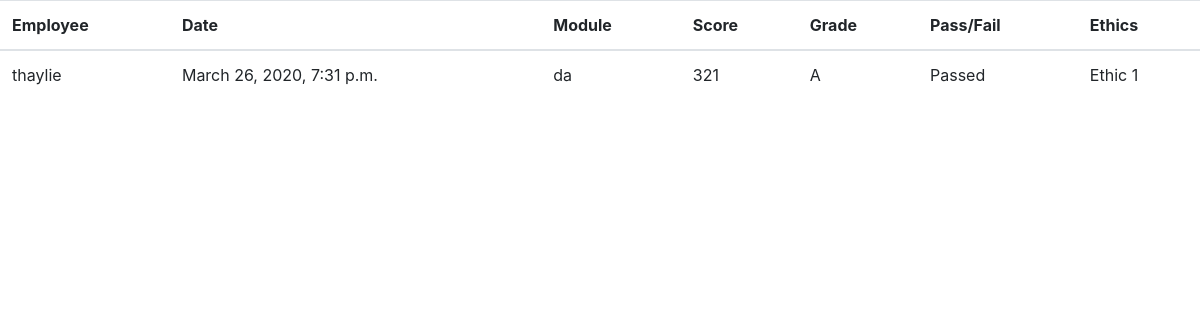
The page /employee/session (signed in) on the database its author committed.
### accounts/models.py (models this page shows, shortened)
class Session(models.Model):
    GRADE_CHOICES = (
        ('A', 'A'),
        ('B', 'B'),
        ('C', 'C')
    )
    PF_CHOICES = (
        ('Passed', 'Passed'),
        ('Failed', 'Failed')
    )
    ETHIC_CHOICES = (
        ('Ethic 1', 'Ethic 1'),
        ('Ethic 2', 'Ethic 2'),
        ('Ethic 3', 'Ethic 3'),
    )
    employee = models.ForeignKey(Employee, on_delete=models.CASCADE)
    module_id = models.ForeignKey(Module, on_delete=models.DO_NOTHING)
    date_taken = models.DateTimeField(default=timezone.now)
    score = models.CharField(max_length=3)
    grade = models.CharField(max_length=1, choices=GRADE_CHOICES, default='A')
    pass_fail = models.CharField(max_length=6, choices=PF_CHOICES, default='Passed')
    ethics = models.CharField(max_length=7, choices=ETHIC_CHOICES, default='Ethic 1')

class Employee(models.Model):
    user = models.OneToOneField(User, on_delete=models.CASCADE)
    employer_id = models.ForeignKey(Employer, on_delete=models.CASCADE)
    full_name = models.CharField(max_length=200, default=None)
    uuid = ShortUUIDField(unique=True, primary_key=True)

class Module(models.Model):
    CATEGORIES_CHOICES = (
        ('Cat 1', 'Cat 1'),
        ('Cat 2', 'Cat 2'),
        ('Cat 3', 'Cat 3'),
        ('Cat 4', 'Cat 4'),
    )
    case = models.CharField(max_length=100)
    categories = models.CharField(max_length=6, choices=CATEGORIES_CHOICES, default='Cat 1')
    creation_date = models.DateTimeField() #need to change later
    def __str__(self):
        return self.case

### accounts/views.py (the view)
# urls.py: path('employee/session', accounts.session_employee_list, name='session_employee_list'),
@employee_required
@login_required
def session_employee_list(request):
    sessions = Session.objects.filter(employee=request.user.employee)
    context = {'sessions': sessions}
    return render(request, 'accounts/employee/session_employee.html', context)

### accounts/templates/accounts/employee/session_employee.html (shortened to what this page needs)
{% extends 'accounts/base.html' %}
{% block content %}
{% for session in sessions %}
<table class="table">
    <thead>
        <tr>
            <th scope="col">Employee</th>
            <th scope="col">Date</th>
            <th scope="col">Module</th>
            <th scope="col">Score</th>
            <th scope="col">Grade</th>
            <th scope="col">Pass/Fail</th>
            <th scope="col">Ethics</th>
        </tr>
    </thead>
    <tbody>
        <tr>
            <td>{{session.employee.full_name}}</td>
            <td>{{session.date_taken}}</td>
            <td>{{session.module_id}}</td>
            <td>{{session.score}}</td>
            <td>{{session.grade}}</td>
            <td>{{session.pass_fail}}</td>
            <td>{{session.ethics}}</td>
        </tr>
    </tbody>
</table>
{% endfor %}
{% endblock %}

### static/css/style.css (style rules this page uses)
html { overflow-x: hidden; text-decoration: none; }

### rows shown on the page
Session: employee.full_name "thaylie", date_taken "March 26, 2020, 7:31 p.m.", module_id "da", score "321", grade "A", pass_fail "Passed", ethics "Ethic 1"
